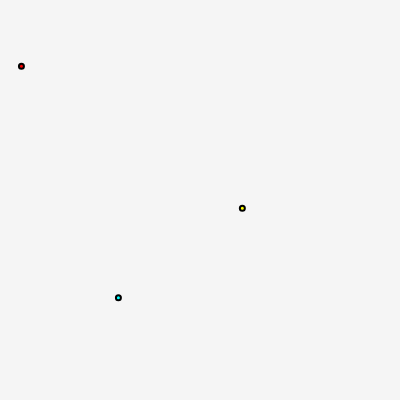
Frame 1 (no input)
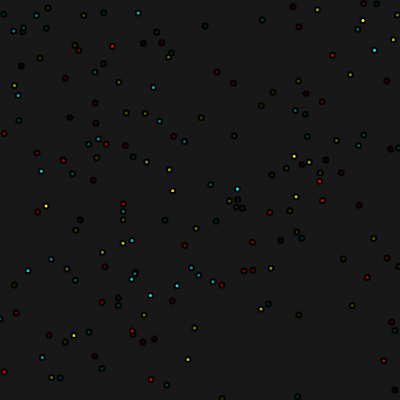
Frame 60 (no input)
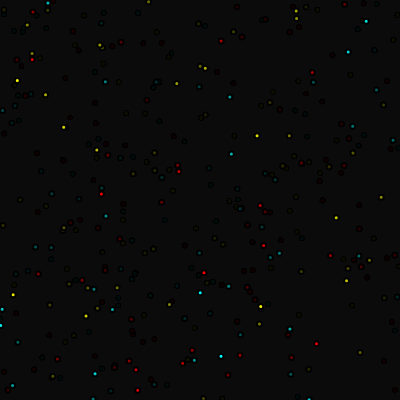
Frame 120 (the mouse pressed at the canvas centre since frame 60)

The p5.js sketch that drew these frames (run headless with seeded random() and noise() and a simulated clock; from frame 60 on, the mouse is pressed at the canvas centre):

// p5.js sketch
// ── sketch.js
let dia = 0;
let r, g, b;
let x, y
let xSpeed, ySpeed
let growthRate = 1
//ChatGPT
let circleVisible = true


//explosion
let m = [];
let n = [];
let mSpd = [];
let nSpd = [];
let diam = [];

function setup() {
  createCanvas(400, 400);
  //drawmotion1
  r = 255;
  g = 0;
  b = 0;
  growthRate *= 0.7 
  // x = floor(random(125,275))
  // y = floor(random(125,275))
  // xSpeed = random(-3,3)
  // ySpeed = random(-3,3)
  
  //explosion
  for (let i = 0; i < 300; i++) {
    // assign their initial positions
    m[i] = width / 2;
    n[i] = height / 2;
    // generate random speeds and diameters.
    mSpd[i] = random(-2, 2);
    nSpd[i] = random(-2, 2);
    diam[i] = random(5, 40);
  }

}

function draw() {

  background(0, 10);
  
  //random red, blue, yellow circles
  Fill(255, 0, 0)
  Fill(255, 255, 0)
  Fill(0, 255, 255)

  

//   if (circleVisible) {
//     //big bang
//     g += 0.9;
//     b += 0.8;

//     fill(r, g, b);
//     dia += growthRate ;
//     circle(width / 2, height / 2, dia);
//     } 
  
//   if (dia > 220){
//     circleVisible = false
//     drawmotion()
//   }


function drawmotion(){
      // background(0)
if (keyIsPressed){
  fill(random(255),random(255),random(255))
      beginShape();
      let radius = random(10,50)
      for (let i = 0; i < 6; i++) {
      let angle = TWO_PI / 6 * i 
      let sx = random(width) + cos(angle) * radius;
      let sy = random(height) + sin(angle) * radius;
      vertex(sx, sy);
      }
      endShape(CLOSE);
}
      
 
if (mouseIsPressed){  
    for (let i = 0; i < 300; i++) {
    
    m[i] += mSpd[i];    
    n[i] += nSpd[i];   
    fill(random(255),random(255),random(255))
    circle(m[i], n[i], diam[i]);
  }
}  
  
}
}

function Fill(r,g,b){
  x = random(width);
  y = random(height);

  strokeWeight(2);
  fill(r, g, b);
  circle(x, y, 5);
}
